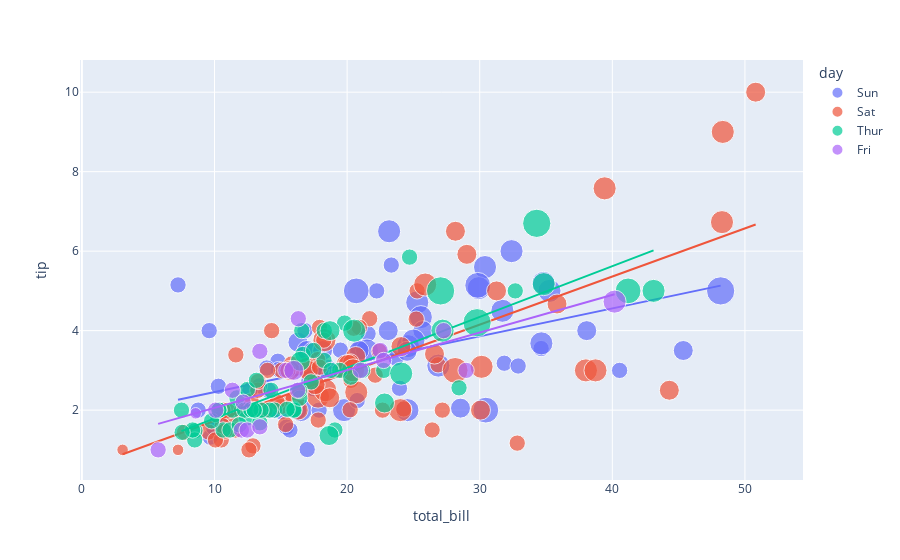

Notebook source saved alongside this figure:
### Markdown cell above
## VISUALIZING THE RELATION BETWEEN TARGET AND VARIOUS COLUMNS

### Code cell
figure = px.scatter(data_frame = data, x="total_bill",
                    y="tip", size="size", color= "day", trendline="ols")
figure.show()
